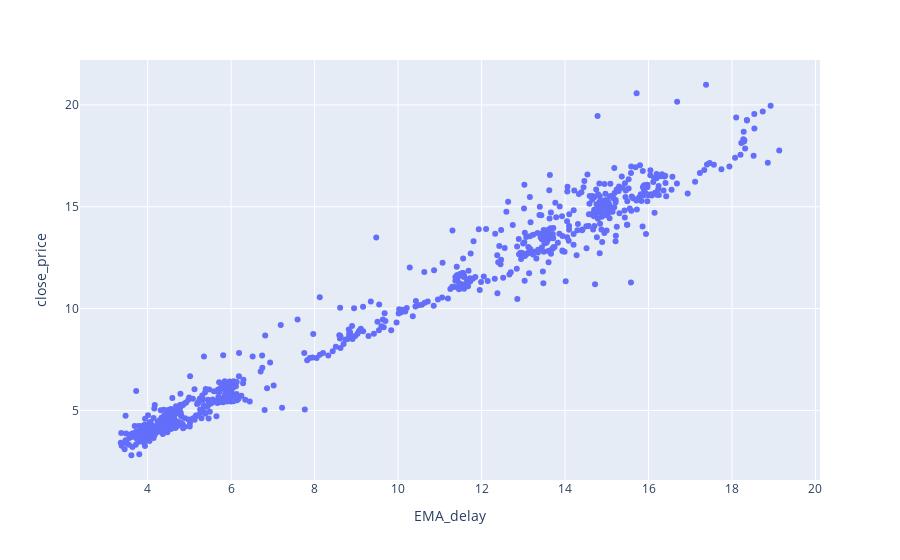

The notebook cell this image was saved under:
### Code cell
df = px.data.tips()
fig = px.scatter(data_test, x="EMA_delay", y="close_price",
                   hover_data=data.columns)
fig.show()

### Figure 1 — Plotly figure (JSON) as saved in the notebook; plotly's stock layout.template omitted (floating-point values rounded to 4 significant figures; data arrays with more than 128 entries replaced by an {"elided": "..."} marker saying what was removed)
{"data": [{"customdata": {"elided": "756x8 mixed values"}, "hovertemplate": "EMA_delay=%{x}<br>close_price=%{y}<br>date=%{customdata[0]}<br>open_price=%{customdata[1]}<br>high_price=%{customdata[2]}<br>low_price=%{customdata[3]}<br>volume=%{customdata[4]}<br>adjclose_price=%{customdata[5]}<br>EMA=%{customdata[6]}<br>date_idx=%{customdata[7]}<extra></extra>", "legendgroup": "", "marker": {"color": "#636efa", "symbol": "circle"}, "mode": "markers", "name": "", "orientation": "v", "showlegend": false, "type": "scatter", "x": {"elided": "756 float values"}, "xaxis": "x", "y": {"elided": "756 float values"}, "yaxis": "y"}], "layout": {"legend": {"tracegroupgap": 0}, "margin": {"t": 60}, "xaxis": {"anchor": "y", "domain": [0, 1], "title": {"text": "EMA_delay"}}, "yaxis": {"anchor": "x", "domain": [0, 1], "title": {"text": "close_price"}}}}
